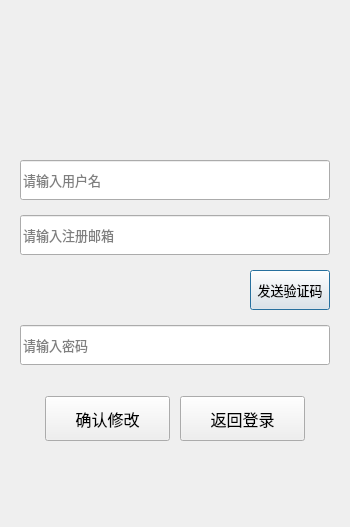
<?xml version="1.0" encoding="UTF-8"?>
<ui version="4.0">
 <class>ResetDialog</class>
 <widget class="QDialog" name="ResetDialog">
  <property name="geometry">
   <rect>
    <x>0</x>
    <y>0</y>
    <width>350</width>
    <height>527</height>
   </rect>
  </property>
  <property name="minimumSize">
   <size>
    <width>350</width>
    <height>527</height>
   </size>
  </property>
  <property name="maximumSize">
   <size>
    <width>350</width>
    <height>527</height>
   </size>
  </property>
  <property name="windowTitle">
   <string>找回密码</string>
  </property>
  <property name="autoFillBackground">
   <bool>false</bool>
  </property>
  <layout class="QVBoxLayout" name="verticalLayout">
   <property name="leftMargin">
    <number>20</number>
   </property>
   <property name="topMargin">
    <number>20</number>
   </property>
   <property name="rightMargin">
    <number>20</number>
   </property>
   <property name="bottomMargin">
    <number>20</number>
   </property>
   <item>
    <widget class="QWidget" name="logoWidget" native="true">
     <property name="minimumSize">
      <size>
       <width>128</width>
       <height>128</height>
      </size>
     </property>
     <property name="maximumSize">
      <size>
       <width>16777215</width>
       <height>128</height>
      </size>
     </property>
     <layout class="QHBoxLayout" name="horizontalLayout">
      <property name="leftMargin">
       <number>0</number>
      </property>
      <property name="topMargin">
       <number>0</number>
      </property>
      <property name="rightMargin">
       <number>0</number>
      </property>
      <property name="bottomMargin">
       <number>0</number>
      </property>
      <item>
       <widget class="QLabel" name="logoLabel">
        <property name="minimumSize">
         <size>
          <width>126</width>
          <height>126</height>
         </size>
        </property>
        <property name="maximumSize">
         <size>
          <width>126</width>
          <height>126</height>
         </size>
        </property>
        <property name="text">
         <string/>
        </property>
        <property name="pixmap">
         <pixmap resource="src.qrc">:/logo/logo.png</pixmap>
        </property>
        <property name="scaledContents">
         <bool>true</bool>
        </property>
        <property name="alignment">
         <set>Qt::AlignmentFlag::AlignCenter</set>
        </property>
       </widget>
      </item>
     </layout>
    </widget>
   </item>
   <item>
    <widget class="QWidget" name="tipWidget" native="true">
     <property name="minimumSize">
      <size>
       <width>0</width>
       <height>0</height>
      </size>
     </property>
     <property name="maximumSize">
      <size>
       <width>0</width>
       <height>0</height>
      </size>
     </property>
     <layout class="QVBoxLayout" name="verticalLayout_2">
      <property name="leftMargin">
       <number>0</number>
      </property>
      <property name="topMargin">
       <number>0</number>
      </property>
      <property name="rightMargin">
       <number>0</number>
      </property>
      <property name="bottomMargin">
       <number>0</number>
      </property>
      <item>
       <widget class="QLabel" name="errTip">
        <property name="maximumSize">
         <size>
          <width>0</width>
          <height>0</height>
         </size>
        </property>
        <property name="styleSheet">
         <string notr="true">font-size: 12px;</string>
        </property>
        <property name="text">
         <string/>
        </property>
        <property name="alignment">
         <set>Qt::AlignmentFlag::AlignCenter</set>
        </property>
       </widget>
      </item>
     </layout>
    </widget>
   </item>
   <item>
    <layout class="QGridLayout" name="gridLayout">
     <property name="horizontalSpacing">
      <number>10</number>
     </property>
     <property name="verticalSpacing">
      <number>15</number>
     </property>
     <item row="1" column="0" colspan="2">
      <widget class="ElaLineEdit" name="emailEdit">
       <property name="minimumSize">
        <size>
         <width>0</width>
         <height>40</height>
        </size>
       </property>
       <property name="maximumSize">
        <size>
         <width>16777215</width>
         <height>40</height>
        </size>
       </property>
       <property name="font">
        <font>
         <family>Microsoft YaHei</family>
         <pointsize>10</pointsize>
        </font>
       </property>
       <property name="placeholderText">
        <string>请输入注册邮箱</string>
       </property>
      </widget>
     </item>
     <item row="0" column="0" colspan="2">
      <widget class="ElaLineEdit" name="userEdit">
       <property name="minimumSize">
        <size>
         <width>0</width>
         <height>40</height>
        </size>
       </property>
       <property name="maximumSize">
        <size>
         <width>16777215</width>
         <height>40</height>
        </size>
       </property>
       <property name="font">
        <font>
         <family>Microsoft YaHei</family>
         <pointsize>10</pointsize>
        </font>
       </property>
       <property name="placeholderText">
        <string>请输入用户名</string>
       </property>
      </widget>
     </item>
     <item row="3" column="0" colspan="2">
      <widget class="ElaLineEdit" name="newPassEdit">
       <property name="minimumSize">
        <size>
         <width>0</width>
         <height>40</height>
        </size>
       </property>
       <property name="maximumSize">
        <size>
         <width>16777215</width>
         <height>40</height>
        </size>
       </property>
       <property name="font">
        <font>
         <family>Microsoft YaHei</family>
         <pointsize>10</pointsize>
        </font>
       </property>
       <property name="echoMode">
        <enum>QLineEdit::EchoMode::Password</enum>
       </property>
       <property name="placeholderText">
        <string>请输入密码</string>
       </property>
      </widget>
     </item>
     <item row="2" column="1">
      <widget class="TimerBtn" name="getCode">
       <property name="minimumSize">
        <size>
         <width>80</width>
         <height>40</height>
        </size>
       </property>
       <property name="maximumSize">
        <size>
         <width>80</width>
         <height>40</height>
        </size>
       </property>
       <property name="font">
        <font>
         <family>Microsoft YaHei</family>
         <pointsize>10</pointsize>
        </font>
       </property>
       <property name="text">
        <string>发送验证码</string>
       </property>
      </widget>
     </item>
     <item row="2" column="0">
      <widget class="ElaCaptcha" name="varifyEdit" native="true"/>
     </item>
    </layout>
   </item>
   <item>
    <spacer name="verticalSpacer_2">
     <property name="orientation">
      <enum>Qt::Orientation::Vertical</enum>
     </property>
     <property name="sizeHint" stdset="0">
      <size>
       <width>20</width>
       <height>10</height>
      </size>
     </property>
    </spacer>
   </item>
   <item>
    <layout class="QHBoxLayout" name="buttonLayout">
     <item>
      <spacer name="horizontalSpacer_2">
       <property name="orientation">
        <enum>Qt::Orientation::Horizontal</enum>
       </property>
       <property name="sizeHint" stdset="0">
        <size>
         <width>40</width>
         <height>20</height>
        </size>
       </property>
      </spacer>
     </item>
     <item>
      <widget class="QPushButton" name="sure_btn">
       <property name="minimumSize">
        <size>
         <width>125</width>
         <height>45</height>
        </size>
       </property>
       <property name="maximumSize">
        <size>
         <width>125</width>
         <height>45</height>
        </size>
       </property>
       <property name="sizeIncrement">
        <size>
         <width>125</width>
         <height>0</height>
        </size>
       </property>
       <property name="font">
        <font>
         <family>Microsoft YaHei</family>
         <pointsize>12</pointsize>
        </font>
       </property>
       <property name="cursor">
        <cursorShape>PointingHandCursor</cursorShape>
       </property>
       <property name="text">
        <string>确认修改</string>
       </property>
      </widget>
     </item>
     <item>
      <spacer name="horizontalSpacer">
       <property name="orientation">
        <enum>Qt::Orientation::Horizontal</enum>
       </property>
       <property name="sizeHint" stdset="0">
        <size>
         <width>20</width>
         <height>20</height>
        </size>
       </property>
      </spacer>
     </item>
     <item>
      <widget class="QPushButton" name="return_btn">
       <property name="minimumSize">
        <size>
         <width>125</width>
         <height>45</height>
        </size>
       </property>
       <property name="maximumSize">
        <size>
         <width>125</width>
         <height>45</height>
        </size>
       </property>
       <property name="font">
        <font>
         <family>Microsoft YaHei</family>
         <pointsize>12</pointsize>
        </font>
       </property>
       <property name="cursor">
        <cursorShape>PointingHandCursor</cursorShape>
       </property>
       <property name="text">
        <string>返回登录</string>
       </property>
      </widget>
     </item>
     <item>
      <spacer name="horizontalSpacer_3">
       <property name="orientation">
        <enum>Qt::Orientation::Horizontal</enum>
       </property>
       <property name="sizeHint" stdset="0">
        <size>
         <width>40</width>
         <height>20</height>
        </size>
       </property>
      </spacer>
     </item>
    </layout>
   </item>
   <item>
    <spacer name="verticalSpacer">
     <property name="orientation">
      <enum>Qt::Orientation::Vertical</enum>
     </property>
     <property name="sizeHint" stdset="0">
      <size>
       <width>20</width>
       <height>66</height>
      </size>
     </property>
    </spacer>
   </item>
  </layout>
 </widget>
 <customwidgets>
  <customwidget>
   <class>ElaLineEdit</class>
   <extends>QLineEdit</extends>
   <header>elalineedit.h</header>
  </customwidget>
  <customwidget>
   <class>TimerBtn</class>
   <extends>QPushButton</extends>
   <header>timerbtn.h</header>
  </customwidget>
  <customwidget>
   <class>ElaCaptcha</class>
   <extends>QWidget</extends>
   <header>elacaptcha.h</header>
   <container>1</container>
  </customwidget>
 </customwidgets>
 <tabstops>
  <tabstop>userEdit</tabstop>
  <tabstop>emailEdit</tabstop>
  <tabstop>newPassEdit</tabstop>
  <tabstop>getCode</tabstop>
  <tabstop>sure_btn</tabstop>
  <tabstop>return_btn</tabstop>
 </tabstops>
 <resources>
  <include location="src.qrc"/>
 </resources>
 <connections/>
</ui>
